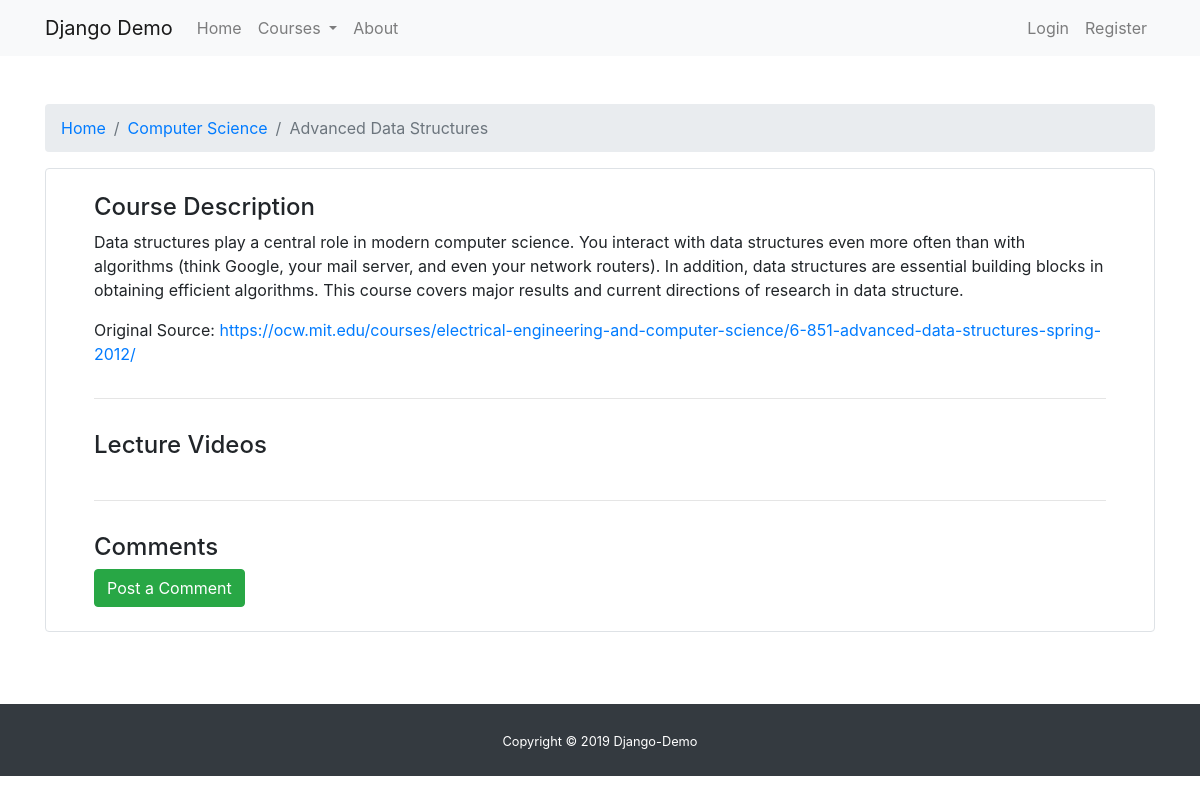
/course/7/, run on the app's committed database.
### main/models.py (models this page shows, shortened)
class Course(models.Model):
    subject = models.ForeignKey('Subject', on_delete=models.CASCADE)
    author = models.ForeignKey(User, on_delete=models.CASCADE)
    title = models.CharField(max_length=255, null=False)
    teacher = models.CharField(max_length=100, default='Unknown')
    description = models.TextField(null=False)
    source_link = models.TextField(default="No Source")

class Subject(models.Model):
    title = models.CharField(max_length=100, null=False)
    description = models.TextField(null=False)
    slug = models.SlugField()
    def __str__(self):
        return f'{self.title}'

### main/views.py (the view)
# urls.py: path('course/<int:pk>/', CourseDetailView.as_view(), name='main-course'),
class CourseDetailView(DetailView):
    model = Course
    template_name = "main/course_detail.html"
    context_object_name = 'course'
    extra_context = {
        'title': 'Course Detail'
    }

### main/context_processor.py (called while the page is built)
def custom_context(request):
    subjects = Subject.objects.all()
    courses = Course.objects.all()
    videos = CourseVideo.objects.all()
    comments = Comment.objects.all()
    profile = Profile.objects.all()
    return {
        'subjects': subjects,
        'courses': courses,
        'videos': videos,
        'comments': comments,
        'profile': profile
    }

### main/templates/main/course_detail.html (shortened to what this page needs)
{% extends "main/base.html" %}
{% load crispy_forms_tags %}
{% block content %}
    <div class="container my-5">
        <nav aria-label="breadcrumb">
            <ol class="breadcrumb">
                <li class="breadcrumb-item"><a href="{% url 'main-index' %}">Home</a></li>
                <li class="breadcrumb-item"><a href="{% url 'main-subjects' course.subject.slug %}">{{ course.subject.title }}</a></li>
                <li class="breadcrumb-item active" aria-current="page">{{ course.title }}</li>
            </ol>
        </nav>
        <div class="pt-4 px-5 border rounded">
            <h4 id="description-section">Course Description</h4>
            <p>{{ course.description }}</p>
            <p  class="pb-3">Original Source: <a href="{{ course.source_link }}">{{ course.source_link }}</a></p>
            <hr class="pb-3" />
            <h4 id="coursevideo-section">Lecture Videos</h4>
            <div class="row pb-3">
            </div>
            <hr class="pb-3" />
            <div>
                <h4 id="comment-section">Comments</h4>
                <div class="mb-4">
                    <button type="button" class="btn btn-success">
                        <a class="text-white" href="{% url 'main-comment' course.pk %}">Post a Comment</a>
                    </button>
                </div>
            </div>
        </div>
    </div>
{% endblock %}

### data on the page
Course: subject "Computer Science", title "Advanced Data Structures", description "Data structures play a central role in modern computer science. You interact with data structures even more often than with algorithms (think Google, your mail server, and even your network routers). In addition, data structures are essential building blocks in obtaining efficient algorithms. This course covers major results and current directions of research in data structure.", source_link "https://ocw.mit.edu/courses/electrical-engineering-and-computer-science/6-851-advanced-data-structures-spring-2012/"
